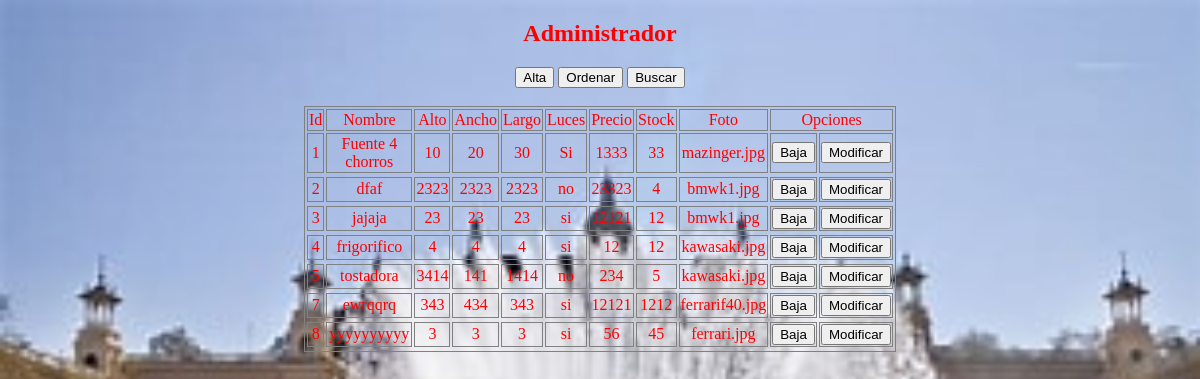
Screenshot of /index/indexmostrararticulos.php with the database file from the repository.
### tables this page shows
CREATE TABLE `fuentes` (
  `id` int(11) NOT NULL,
  `nombre` varchar(30) NOT NULL,
  `alto` float NOT NULL,
  `ancho` float NOT NULL,
  `largo` float NOT NULL,
  `luces` varchar(2) NOT NULL,
  `precio` int(11) NOT NULL,
  `stock` int(11) NOT NULL,
  `foto` varchar(40) NOT NULL
);

### index/indexmostrararticulos.php (called while the page is built)
<?php
$articulos=array() ;
			$conexion = new mysqli('localhost', 'root', '', 'proyecto');
			if(!$conexion->connect_errno){
				$sql = "SELECT * FROM fuentes";
				$datos = $conexion->query($sql);
					if($datos->num_rows){
						while($fila = $datos->fetch_assoc()){
							array_push($articulos,$fila);
						}
					}
			}else{
				die('Adios');
			}
require '../view/mostrararticulosview.php';
?>

### view/mostrararticulosview.php (the view, shortened to what this page needs)
<!DOCTYPE html>
<html>
<head>
	<link rel="stylesheet" href=../css/estilosproyecto.css>
</head>
<body>
<h2 style="color:red;">Administrador</h2>
<button class="btn btn-primary" onclick="window.location='../index/indexbaja.php'" >Alta</button>
<button class="btn btn-primary" onclick="window.location='../index/indexordenar.php'" >Ordenar</button>
	<button class="btn btn-primary" onclick="window.location='../index/indexbuscar.php'" >Buscar</button>
<br>
<br>
<table width="50%" border="0" align="center">
				<tr>
					<td class ="primera_fila">Id</td>
					<td class ="primera_fila">Nombre</td>
					<td class ="primera_fila">Alto</td>
					<td class ="primera_fila">Ancho</td>
					<td class ="primera_fila">Largo</td>
					<td class ="primera_fila">Luces</td>
					<td class ="primera_fila">Precio</td>
					<td class ="primera_fila">Stock</td>
					<td class ="primera_fila">Foto</td>
					<td colspan="2">Opciones</td>
				</tr>
				<?php
				foreach ($articulos as  $articulo) :?>
					<?php
					echo "<tr>";
					foreach($articulo as $value) :?>
							<td><?php echo $value ?></td>
					<?php
					endforeach;
					?>
					<td>
						<button class="btn btn-primary" onclick="window.location='../index/indexbaja.php'" >Baja</button>
					</td>
					<td>
						<button class="btn btn-primary" onclick="window.location='../index/indexmodificar.php'" >Modificar</button>
					</td>
					<?php
					echo "<tr>";
					?>
				<?php
				endforeach;
				?>
</table>
</body>
</html>

### css/estilosproyecto.css (style rules this page uses)
* { text-align: center; }
body { color:red; }
table, th, td { border: 1px solid blue; }

### view/mostrararticulosview.php (style rules this page uses)
body { background-image: url('../imagenes/fuentefondoclientes.jpg'); background-repeat: no-repeat; background-size: 100%, 100%; font-size: 16px; }
table, th, td { border: 1px solid grey; }

### rows the page displays
fuentes: id "1", nombre "Fuente 4 chorros", alto "10", ancho "20", largo "30", luces "Si", precio "1333", stock "33", foto "mazinger.jpg"
fuentes: id "2", nombre "dfaf", value "2323", luces "no", precio "23323", stock "4", foto "bmwk1.jpg"
fuentes: id "3", nombre "jajaja", value "23", luces "si", precio "12121", stock "12", foto "bmwk1.jpg"
fuentes: value "4", nombre "frigorifico", luces "si", value "12", foto "kawasaki.jpg"
fuentes: value "5", nombre "tostadora", alto "3414", ancho "141", largo "1414", luces "no", precio "234", foto "kawasaki.jpg"
fuentes: id "7", nombre "ewrqqrq", value "343", ancho "434", luces "si", precio "12121", stock "1212", foto "ferrarif40.jpg"
fuentes: id "8", nombre "yyyyyyyyyy", value "3", luces "si", precio "56", stock "45", foto "ferrari.jpg"
